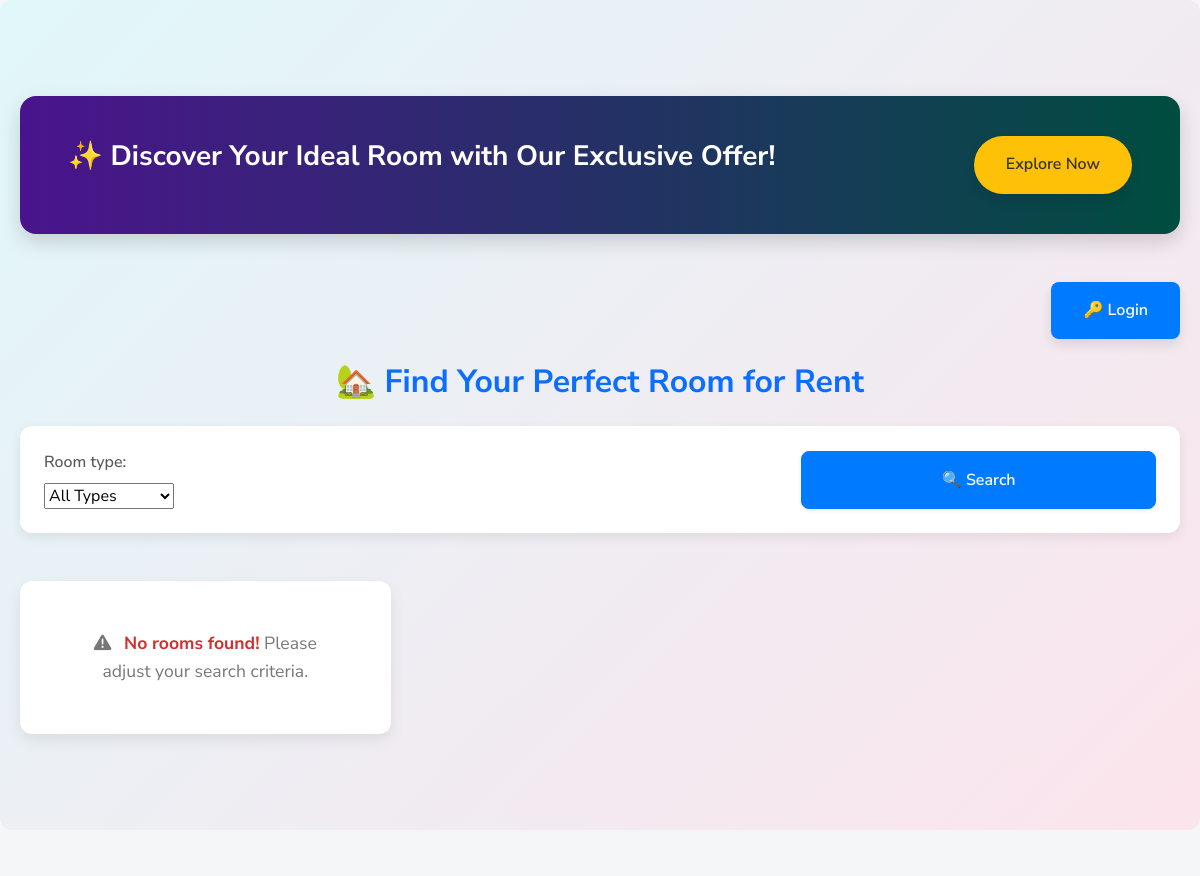
/ (upper part), run on an earlier commit of the app's database.
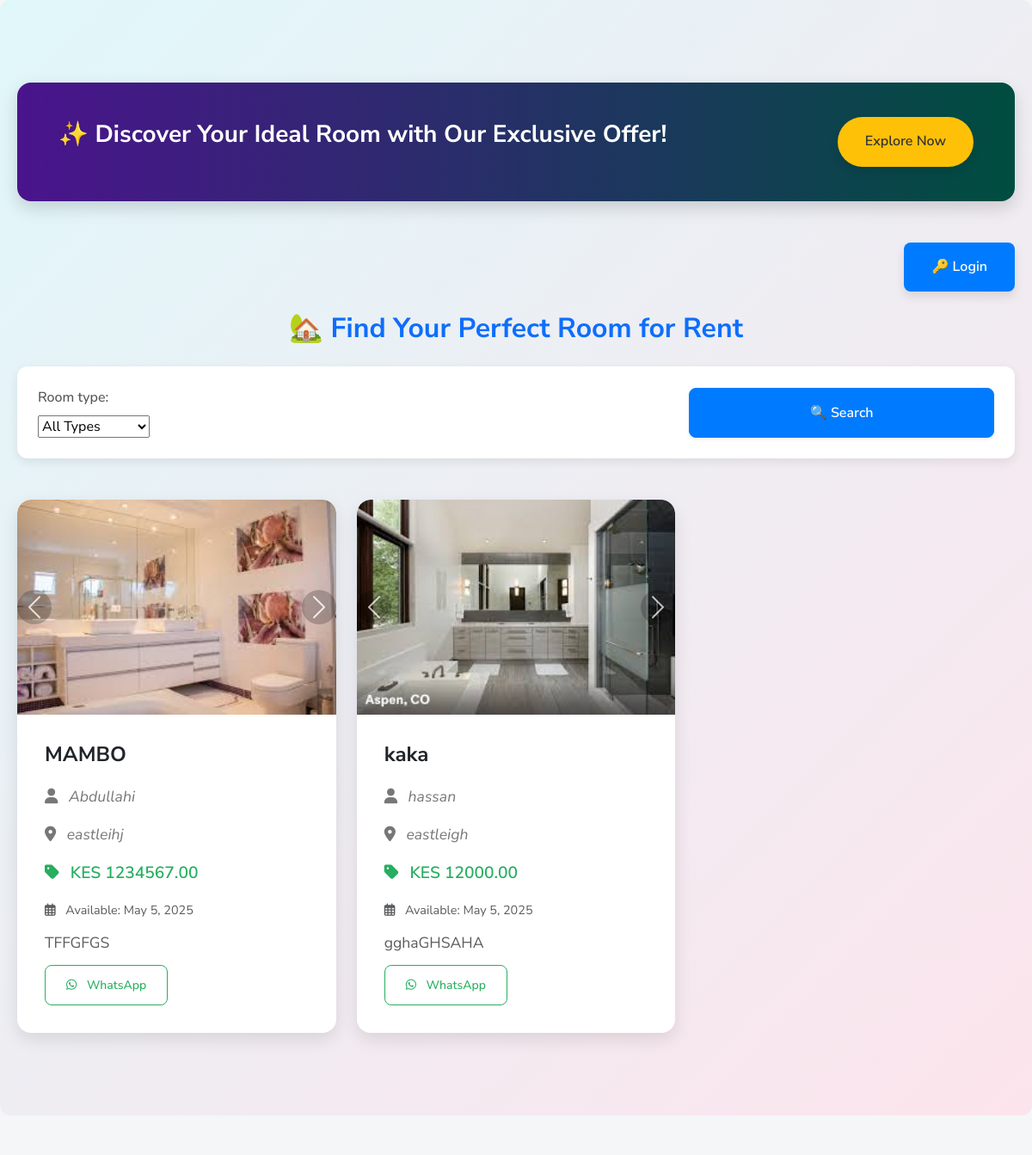
And on a later commit of the database.
### users/models.py (models this page shows, shortened)
class VacantRoom(models.Model):
    ROOM_TYPE_CHOICES = (
        ('Single', 'Single'),
        ('Double', 'Double'),
        ('Self-Contained', 'Self-Contained'),
        ('Bedsitter', 'Bedsitter'),
        ('1 Bedroom', '1 Bedroom'),
        ('2 Bedroom', '2 Bedroom'),
        ('3 Bedroom', '3 Bedroom'),
        ('4 Bedroom', '4 Bedroom'),
    )
    user = models.ForeignKey(User, on_delete=models.CASCADE, related_name='vacant_rooms')
    title = models.CharField(max_length=100)
    description = models.TextField()
    amount = models.DecimalField(max_digits=10, decimal_places=2)
    location = models.CharField(max_length=100)
    room_type = models.CharField(max_length=20, choices=ROOM_TYPE_CHOICES)
    picture1 = models.ImageField(upload_to='vacancy_images/', null=True, blank=True)
    picture2 = models.ImageField(upload_to='vacancy_images/', null=True, blank=True)
    picture3 = models.ImageField(upload_to='vacancy_images/', null=True, blank=True)
    available_from = models.DateField()
    is_available = models.BooleanField(default=True)
    created_at = models.DateTimeField(auto_now_add=True)
    slug = models.SlugField(unique=True, blank=True)
    def get_absolute_url(self):
        return reverse('vacancy_detail', kwargs={'slug': self.slug})

### users/views.py (the view)
# urls.py: path('', views.vacancy_list, name='vacancy_list'),
def vacancy_list(request):
    form = VacancySearchForm(request.GET)
    rooms = VacantRoom.objects.filter(is_available=True)
    if form.is_valid():
        query = form.cleaned_data.get('query')
        room_type = form.cleaned_data.get('room_type')
        min_price = form.cleaned_data.get('min_price')
        max_price = form.cleaned_data.get('max_price')
        if query:
            rooms = rooms.filter(Q(title__icontains=query) | Q(location__icontains=query))
        if room_type:
            rooms = rooms.filter(room_type=room_type)
        if min_price is not None:
            rooms = rooms.filter(amount__gte=min_price)
        if max_price is not None:
            rooms = rooms.filter(amount__lte=max_price)
    return render(request, 'users/vacancy_list.html', {'rooms': rooms, 'form': form})

### users/forms.py
class VacancySearchForm(forms.Form):
    query = forms.CharField(required=False, label='Search by title or location')
    room_type = forms.ChoiceField(
        choices=[('', 'All Types')] + list(VacantRoom.ROOM_TYPE_CHOICES),
        required=False
    )
    min_price = forms.DecimalField(required=False, label='Min Price')
    max_price = forms.DecimalField(required=False, label='Max Price')

### users/templates/users/vacancy_list.html (shortened to what this page needs)
{% extends 'users/base.html' %}
{% block content %}
<div class="background-decor">
  <div class="container">
    <div class="advert-banner">
      <h4>✨ Discover Your Ideal Room with Our Exclusive Offer!</h4>
      <a href="#">Explore Now</a>
    </div>
    <div class="text-end mb-4">
      <a href="{% url 'login' %}" class="login-btn">🔑 Login</a>
    </div>
    <h2 class="mb-4 text-center fw-bold text-primary">🏡 Find Your Perfect Room for Rent</h2>
    <form method="get" class="search-form">
      <div class="form-group">
        {{ form.room_type.label_tag }}
        {{ form.room_type }}
      </div>
      <div class="form-group">
        <button type="submit" class="btn btn-primary w-100 shadow-sm">🔍 Search</button>
      </div>
    </form>
    <div class="row row-cols-1 row-cols-md-2 row-cols-lg-3 g-4">
      {% for room in rooms %}
        <div class="col d-flex">
          <div class="card card-listing flex-fill">
            <div id="carousel{{ room.id }}" class="carousel slide" data-bs-ride="carousel">
              <div class="carousel-inner">
                {% if room.picture1 %}
                <div class="carousel-item active">
                  <img src="{{ room.picture1.url }}" class="d-block w-100" alt="{{ room.title }} - Image 1">
                </div>
                {% endif %}
              </div>
              {% if room.picture2 or room.picture3 %}
                <button class="carousel-control-prev" type="button" data-bs-target="#carousel{{ room.id }}" data-bs-slide="prev">
                  <span class="carousel-control-prev-icon" aria-hidden="true"></span>
                </button>
                <button class="carousel-control-next" type="button" data-bs-target="#carousel{{ room.id }}" data-bs-slide="next">
                  <span class="carousel-control-next-icon" aria-hidden="true"></span>
                </button>
              {% endif %}
            </div>
            <div class="card-body d-flex flex-column">
              <h5><a href="{{ room.get_absolute_url }}" class="text-decoration-none text-dark">{{ room.title }}</a></h5>
              <p class="card-text location mb-1"><i  class="fas fa-user me-2"></i> {{ room.user }}</p>
              <p class="card-text location mb-1"><i class="fas fa-map-marker-alt me-2"></i> {{ room.location }}</p>
              <p class="card-text price mb-1"><i class="fas fa-tag me-2"></i> KES {{ room.amount }}</p>
              <p class="card-text available-date small text-muted"><i class="far fa-calendar-alt me-2"></i> Available: {{ room.available_from }}</p>
              <p class="card-text text-muted">{{ room.description|truncatewords:20 }}</p>
              <div class="mt-auto">
                <a href="https://wa.me/0798883849?text=Hello, I am interested in renting the room titled '{{ room.title }}' located in {{ room.location }}." target="_blank" class="btn btn-outline-success btn-sm">
                  <i class="fab fa-whatsapp me-2"></i> WhatsApp
                </a>
              </div>
            </div>
          </div>
        </div>
      {% empty %}
        <div class="col-12">
          <div class="no-rooms-message">
            <i class="fas fa-exclamation-triangle me-2"></i> <strong>No rooms found!</strong> Please adjust your search criteria.
          </div>
        </div>
      {% endfor %}
    </div>
  </div>
</div>
<link rel="stylesheet" href="https://cdnjs.cloudflare.com/ajax/libs/font-awesome/6.0.0/css/all.min.css" />
{% endblock %}

### users/templates/users/base.html (shortened to what this page needs)
<!DOCTYPE html>
<html lang="en">
<head>
    <link href="https://cdn.jsdelivr.net/npm/bootstrap@5.3.3/dist/css/bootstrap.min.css" rel="stylesheet">
    <link href="https://cdn.jsdelivr.net/npm/bootstrap-icons@1.10.5/font/bootstrap-icons.css" rel="stylesheet">
</head>
<body>
    {% block content %}{% endblock %}
</body>
</html>

### users/templates/users/vacancy_list.html (style rules this page uses)
body { font-family: 'Nunito Sans', sans-serif; background: #f4f6f8; color: #333; line-height: 1.6; margin: 0; padding: 0; -webkit-font-smoothing: antialiased; -moz-osx-font-smoothing: grayscale; }
.container { max-width: 1200px; margin: 2rem auto; padding: 0 20px; }
.background-decor { background: linear-gradient(135deg, #e0f7fa, #fce4ec); padding: 4rem 0; border-radius: 12px; margin-bottom: 3rem; }
.advert-banner { background: linear-gradient(90deg, #4a148c, #004d40); color: white; padding: 2.5rem 3rem; margin-bottom: 3rem; border-radius: 16px; box-shadow: 0 8px 20px rgba(0, 0, 0, 0.15); display: flex; justify-content: space-between; align-items: center; flex-wrap: wrap; transition: transform 0.2s ease-in-out; }
.advert-banner h4 { margin: 0 0 1rem 0; font-size: 1.75rem; font-weight: 700; }
.advert-banner a { background: #ffc107; color: #333; padding: 1rem 2rem; border-radius: 30px; text-decoration: none; font-weight: 600; box-shadow: 0 6px 12px rgba(0, 0, 0, 0.1); transition: background-color 0.2s ease-in-out; }
.search-form { margin-bottom: 3rem; padding: 1.5rem; background-color: white; border-radius: 12px; box-shadow: 0 4px 12px rgba(0, 0, 0, 0.08); display: grid; grid-template-columns: repeat(auto-fit, minmax(200px, 1fr)); gap: 1.5rem; align-items: flex-end; }
.search-form .form-group { margin-bottom: 0; }
.search-form label { display: block; margin-bottom: 0.5rem; color: #555; font-weight: 500; }
.btn-primary { background: #007bff; border-color: #007bff; border-radius: 8px; padding: 1rem 1.5rem; font-weight: 600; box-shadow: 0 4px 8px rgba(0, 0, 0, 0.1); transition: background-color 0.2s ease-in-out, transform 0.2s ease-in-out; }
.card-listing { border: none; border-radius: 16px; box-shadow: 0 8px 20px rgba(0, 0, 0, 0.1); overflow: hidden; transition: transform 0.2s ease-in-out, box-shadow 0.2s ease-in-out; }
.carousel-inner img { border-radius: 16px 16px 0 0; object-fit: cover; height: 250px; }
.carousel-control-prev, .carousel-control-next { background: rgba(0, 0, 0, 0.3); border-radius: 50%; width: 40px; height: 40px; top: 50%; transform: translateY(-50%); opacity: 0.7; transition: opacity 0.2s ease-in-out; }
.card-body { padding: 2rem; text-align: left; display: flex; flex-direction: column; gap: 0.75rem; }
.card-body h5 { font-size: 1.5rem; font-weight: 700; color: #2c3e50; margin-bottom: 0.5rem; }
.card-body p { font-size: 1.1rem; color: #555; margin-bottom: 0; }
.card-body .location { color: #777; font-style: italic; }
.card-body .price { color: #27ae60; font-weight: 600; font-size: 1.2rem; }
.card-body .available-date { color: #999; font-size: 0.9rem; }
.card-body .btn-outline-success { border-radius: 8px; padding: 0.75rem 1.5rem; font-weight: 500; border-color: #27ae60; color: #27ae60; transition: background-color 0.2s ease-in-out, color 0.2s ease-in-out; align-self: flex-start; }
.login-btn { background-color: #007bff; border-radius: 8px; color: white; padding: 1rem 2rem; font-weight: 600; display: inline-block; text-decoration: none; box-shadow: 0 6px 12px rgba(0, 0, 0, 0.1); transition: background-color 0.2s ease-in-out, transform 0.2s ease-in-out; }

What changed in the data, as far as the page shows it:
added VacantRoom: picture1 (picture), title "MAMBO", user "Abdullahi", location "eastleihj", amount "1234567.00", available_from "May 5, 2025", description "TFFGFGS"
added VacantRoom: picture1 (picture), title "kaka", user "hassan", location "eastleigh", amount "12000.00", available_from "May 5, 2025", description "gghaGHSAHA"
Also different on the page:
text no longer shown: "No rooms found! Please adjust your search criteria."
